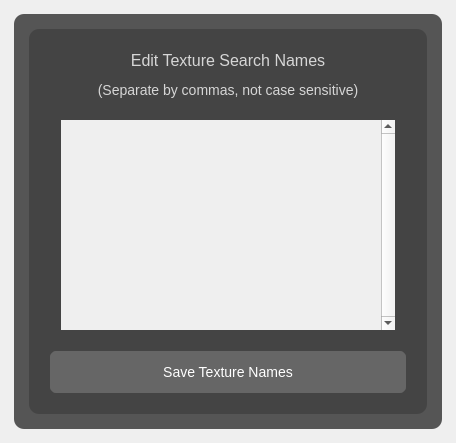
<?xml version="1.0" encoding="UTF-8"?>
<ui version="4.0">
 <class>Form</class>
 <widget class="QWidget" name="Form">
  <property name="geometry">
   <rect>
    <x>0</x>
    <y>0</y>
    <width>456</width>
    <height>443</height>
   </rect>
  </property>
  <property name="windowTitle">
   <string>Form</string>
  </property>
  <layout class="QVBoxLayout" name="verticalLayout_2">
   <item>
    <widget class="QFrame" name="mainUIFrame">
     <property name="sizePolicy">
      <sizepolicy hsizetype="Expanding" vsizetype="MinimumExpanding">
       <horstretch>0</horstretch>
       <verstretch>0</verstretch>
      </sizepolicy>
     </property>
     <property name="minimumSize">
      <size>
       <width>0</width>
       <height>0</height>
      </size>
     </property>
     <property name="styleSheet">
      <string notr="true">QFrame {
    /* Background */
    background-color:#555555;  /* Dark grey background color */ 
    /* background-image: url('background.png');  /* Optional background image */ 
    /* background-repeat: no-repeat;  /* Prevents the background image from repeating */ 
    /* background-position: center;  /* Centers the background image */ 

    /* Border */
	border: 0px solid #333333;  /* Solid border with color and thickness */ 
  /* Rounded corners with 10px radius */ 
    /* border-style: solid;  /* Border style can be solid, dashed, dotted, etc. */ 

    /* Padding and Margin */
    padding: 3px;  /* Inner space between the frame content and its border */ 
    margin: 3px;  /* Outer space around the frame */ 
    border-radius: 10px;  /* Rounded corners */
    
    /* Font */
    /*font-family: Arial, Helvetica, sans-serif;  /* Font family */
    /*font-size: 14px;  /* Font size */
    /*font-weight: bold;  /* Font weight: normal, bold, bolder, lighter, or numeric values */
    /*font-style: italic;  /* Font style: normal, italic, or oblique */
   color: #ffffff;  /* Text color */
    /*text-align: center;  /* Text alignment: left, right, center, justify */
    /*text-decoration: underline;  /* Text decoration: underline, overline, line-through, none */
    /*letter-spacing: 1px;  /* Spacing between letters */
    
    /* Shadow */
    /*box-shadow: 2px 2px 5px #1a1a1a;  /* Adds a shadow with x-offset, y-offset, blur radius, and color */
    
    /* Gradient Background (Optional) */
    /*background-color: qlineargradient(spread:pad, x1:0, y1:0, x2:1, y2:1, stop:0 #3e3e3e, stop:1 #2b2b2b);  /* Linear gradient */
    /*background-color: qradialgradient(cx:0.5, cy:0.5, radius:0.5, fx:0.5, fy:0.5, stop:0 #4a4a4a, stop:1 #2b2b2b);  /* Radial gradient */
    
    /* Opacity */
    /*opacity: 0.9;  /* Transparency: 0.0 (fully transparent) to 1.0 (fully opaque) */
    
    /* Cursor */
    /*cursor: pointer;  /* Changes the cursor to a pointer when hovering */
}
</string>
     </property>
     <layout class="QVBoxLayout" name="verticalLayout_3">
      <item>
       <widget class="QFrame" name="textureImporterFrame">
        <property name="sizePolicy">
         <sizepolicy hsizetype="Minimum" vsizetype="MinimumExpanding">
          <horstretch>0</horstretch>
          <verstretch>0</verstretch>
         </sizepolicy>
        </property>
        <property name="styleSheet">
         <string notr="true">QFrame {
    /* Background */
    background-color:#444444;  /* Dark grey background color */ 
    /* background-image: url('background.png');  /* Optional background image */ 
    /* background-repeat: no-repeat;  /* Prevents the background image from repeating */ 
    /* background-position: center;  /* Centers the background image */ 

    /* Border */
	border: 0px solid #333333;  /* Solid border with color and thickness */ 
    border-radius: 10px;  /* Rounded corners with 10px radius */ 
    /* border-style: solid;  /* Border style can be solid, dashed, dotted, etc. */ 

    /* Padding and Margin */
    padding: 10px;  /* Inner space between the frame content and its border */ 
    margin: 3px;  /* Outer space around the frame */ 
    border-radius: 10px;  /* Rounded corners */
    
    /* Font */
    /*font-family: Arial, Helvetica, sans-serif;  /* Font family */
    /*font-size: 14px;  /* Font size */
    /*font-weight: bold;  /* Font weight: normal, bold, bolder, lighter, or numeric values */
    /*font-style: italic;  /* Font style: normal, italic, or oblique */
   color: #ffffff;  /* Text color */
    /*text-align: center;  /* Text alignment: left, right, center, justify */
    /*text-decoration: underline;  /* Text decoration: underline, overline, line-through, none */
    /*letter-spacing: 1px;  /* Spacing between letters */
    
    /* Shadow */
    /*box-shadow: 2px 2px 5px #1a1a1a;  /* Adds a shadow with x-offset, y-offset, blur radius, and color */
    
    /* Gradient Background (Optional) */
    /*background-color: qlineargradient(spread:pad, x1:0, y1:0, x2:1, y2:1, stop:0 #3e3e3e, stop:1 #2b2b2b);  /* Linear gradient */
    /*background-color: qradialgradient(cx:0.5, cy:0.5, radius:0.5, fx:0.5, fy:0.5, stop:0 #4a4a4a, stop:1 #2b2b2b);  /* Radial gradient */
    
    /* Opacity */
    /*opacity: 0.9;  /* Transparency: 0.0 (fully transparent) to 1.0 (fully opaque) */
    
    /* Cursor */
    /*cursor: pointer;  /* Changes the cursor to a pointer when hovering */
}
</string>
        </property>
        <property name="frameShape">
         <enum>QFrame::StyledPanel</enum>
        </property>
        <property name="frameShadow">
         <enum>QFrame::Raised</enum>
        </property>
        <layout class="QVBoxLayout" name="verticalLayout">
         <item>
          <widget class="QLabel" name="textureImporterTitleLabel">
           <property name="font">
            <font>
             <family>Segoe UI</family>
             <pointsize>-1</pointsize>
            </font>
           </property>
           <property name="styleSheet">
            <string notr="true">QLabel {
    font-family: 'Segoe UI';  /* Sets the font to Segoe UI */
    font-size: 16px;  /* Adjust the font size as needed */
    color: #d6d6d6;  /* White text color */
    /*background-color: #555555;  /* Dark background color */
    border: 0px solid #555555;  /* Optional border with dark grey color */
    border-radius: 8px;  /* Rounded corners */
    padding: 0px 0px;  /* Padding around the text */
}

QPushButton:hover {
    background-color: #666666;  /* Slightly lighter background on hover */
}

QPushButton:pressed {
    background-color: #1a1a1a;  /* Darker background when pressed */
}
QPushButton:disabled {
    color: #cccccc;  /* Light grey text color to indicate disabled */
    border: 1px solid #555555;  /* Optional border with dark grey color */
    background-color: #4a4a4a;  /* Lighter grey background color for disabled state */
    color: #666666;  /* White text color */
}</string>
           </property>
           <property name="text">
            <string>Edit Texture Search Names</string>
           </property>
           <property name="alignment">
            <set>Qt::AlignCenter</set>
           </property>
          </widget>
         </item>
         <item>
          <widget class="QLabel" name="textureImporterTitleLabelDesc">
           <property name="font">
            <font>
             <family>Segoe UI</family>
             <pointsize>-1</pointsize>
            </font>
           </property>
           <property name="styleSheet">
            <string notr="true">QLabel {
    font-family: 'Segoe UI';  /* Sets the font to Segoe UI */
    font-size: 14px;  /* Adjust the font size as needed */
    color: #d6d6d6;  /* White text color */
    /*background-color: #555555;  /* Dark background color */
    border: 0px solid #555555;  /* Optional border with dark grey color */
    border-radius: 8px;  /* Rounded corners */
    padding: 0px 0px;  /* Padding around the text */
}

QPushButton:hover {
    background-color: #666666;  /* Slightly lighter background on hover */
}

QPushButton:pressed {
    background-color: #1a1a1a;  /* Darker background when pressed */
}
QPushButton:disabled {
    color: #cccccc;  /* Light grey text color to indicate disabled */
    border: 1px solid #555555;  /* Optional border with dark grey color */
    background-color: #4a4a4a;  /* Lighter grey background color for disabled state */
    color: #666666;  /* White text color */
}</string>
           </property>
           <property name="text">
            <string>(Separate by commas, not case sensitive)</string>
           </property>
           <property name="alignment">
            <set>Qt::AlignCenter</set>
           </property>
          </widget>
         </item>
         <item>
          <widget class="QScrollArea" name="texturesNameEditScrollArea">
           <property name="verticalScrollBarPolicy">
            <enum>Qt::ScrollBarAlwaysOn</enum>
           </property>
           <property name="widgetResizable">
            <bool>true</bool>
           </property>
           <widget class="QWidget" name="texturesNameEditScrollAreaWidgetContents">
            <property name="geometry">
             <rect>
              <x>0</x>
              <y>0</y>
              <width>321</width>
              <height>201</height>
             </rect>
            </property>
            <layout class="QVBoxLayout" name="verticalLayout_6"/>
           </widget>
          </widget>
         </item>
         <item>
          <layout class="QHBoxLayout" name="saveTexturesButtonLayout">
           <item>
            <widget class="QPushButton" name="saveTextureNamesButton">
             <property name="font">
              <font>
               <family>Segoe UI</family>
               <pointsize>-1</pointsize>
              </font>
             </property>
             <property name="styleSheet">
              <string notr="true">QPushButton {
    font-family: 'Segoe UI';  /* Sets the font to Segoe UI */
    font-size: 14px;  /* Adjust the font size as needed */
    color: #ffffff;  /* White text color */
    background-color: #666666;  /* Dark background color */
    border: 2px solid #444444;  /* Optional border with dark grey color */
    border-radius: 8px;  /* Rounded corners */
    padding: 6px 12px;  /* Padding around the text */
	height: 30px
}

QPushButton:hover {
    background-color: #888888;  /* Slightly lighter background on hover */
}

QPushButton:pressed {
    background-color: #1a1a1a;  /* Darker background when pressed */
}
QPushButton:disabled {
    color: #cccccc;  /* Light grey text color to indicate disabled */
    border: 1px solid #555555;  /* Optional border with dark grey color */
    background-color: #4a4a4a;  /* Lighter grey background color for disabled state */
    color: #666666;  /* White text color */
}</string>
             </property>
             <property name="text">
              <string>Save Texture Names</string>
             </property>
            </widget>
           </item>
          </layout>
         </item>
        </layout>
       </widget>
      </item>
      <item>
       <spacer name="verticalSpacer">
        <property name="orientation">
         <enum>Qt::Vertical</enum>
        </property>
        <property name="sizeType">
         <enum>QSizePolicy::Maximum</enum>
        </property>
        <property name="sizeHint" stdset="0">
         <size>
          <width>20</width>
          <height>0</height>
         </size>
        </property>
       </spacer>
      </item>
     </layout>
    </widget>
   </item>
  </layout>
 </widget>
 <resources/>
 <connections/>
</ui>
